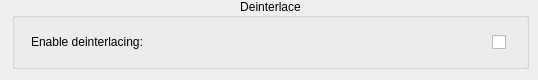
        <widget class="QWidget" name="MiscFFTab">
         <attribute name="title">
          <string>Misc</string>
         </attribute>
         <widget class="QGroupBox" name="DeinterlaceGB">
          <property name="geometry">
           <rect>
            <x>12</x>
            <y>-2</y>
            <width>517</width>
            <height>71</height>
           </rect>
          </property>
          <property name="title">
           <string>Deinterlace</string>
          </property>
          <property name="alignment">
           <set>Qt::AlignCenter</set>
          </property>
          <property name="checkable">
           <bool>false</bool>
          </property>
          <property name="checked">
           <bool>false</bool>
          </property>
          <widget class="QLabel" name="EnableDeintLabel">
           <property name="geometry">
            <rect>
             <x>19</x>
             <y>33</y>
             <width>131</width>
             <height>21</height>
            </rect>
           </property>
           <property name="text">
            <string>Enable deinterlacing:</string>
           </property>
          </widget>
          <widget class="QCheckBox" name="UseDeintCB">
           <property name="geometry">
            <rect>
             <x>480</x>
             <y>34</y>
             <width>17</width>
             <height>20</height>
            </rect>
           </property>
           <property name="focusPolicy">
            <enum>Qt::NoFocus</enum>
           </property>
           <property name="toolTip">
            <string>&lt;html&gt;&lt;head/&gt;&lt;body&gt;&lt;p&gt;Enable deinterlace&lt;/p&gt;&lt;/body&gt;&lt;/html&gt;</string>
           </property>
           <property name="text">
            <string/>
           </property>
          </widget>
         </widget>
        </widget>
